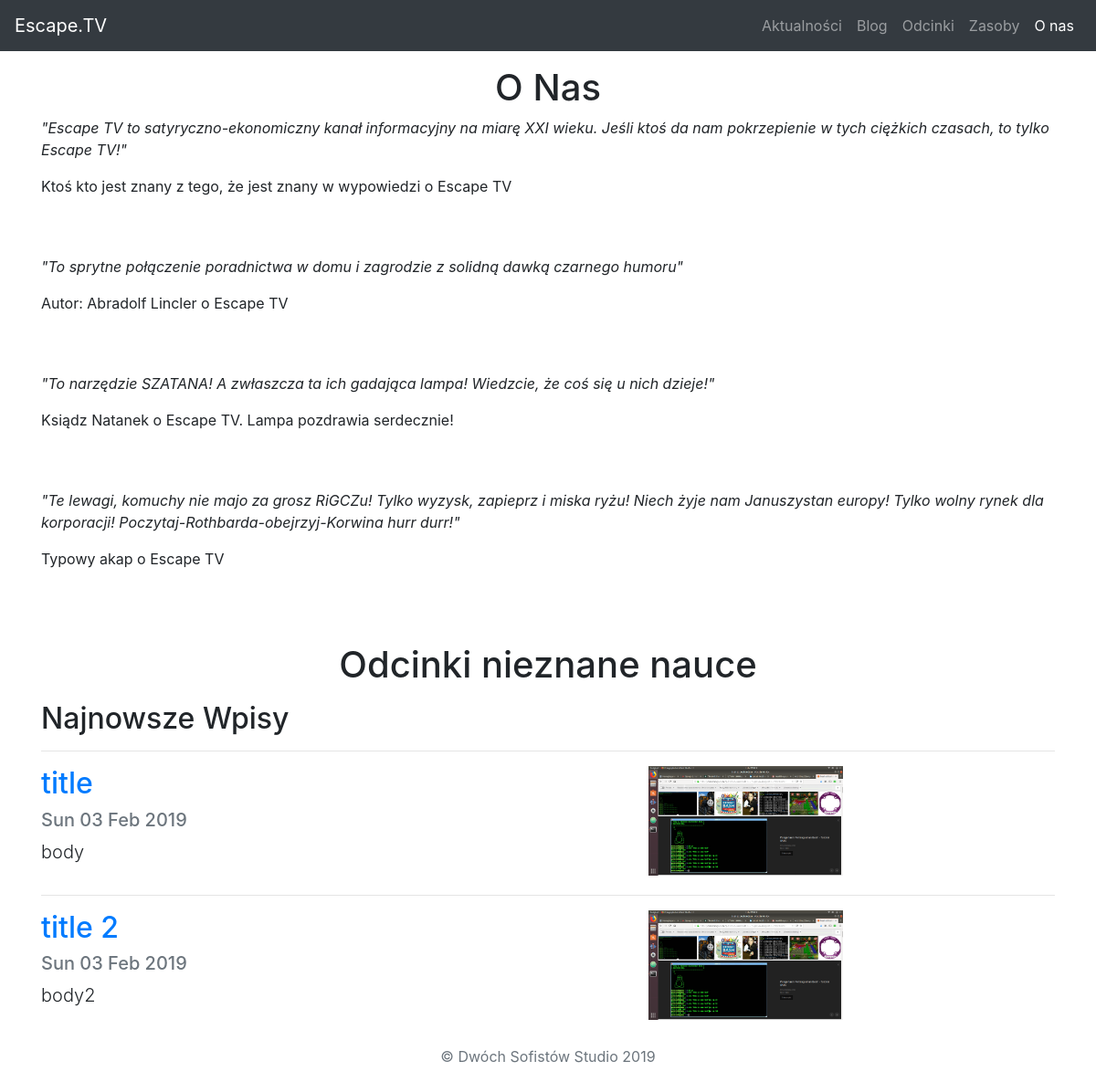
Page /about/ on the earlier database version.
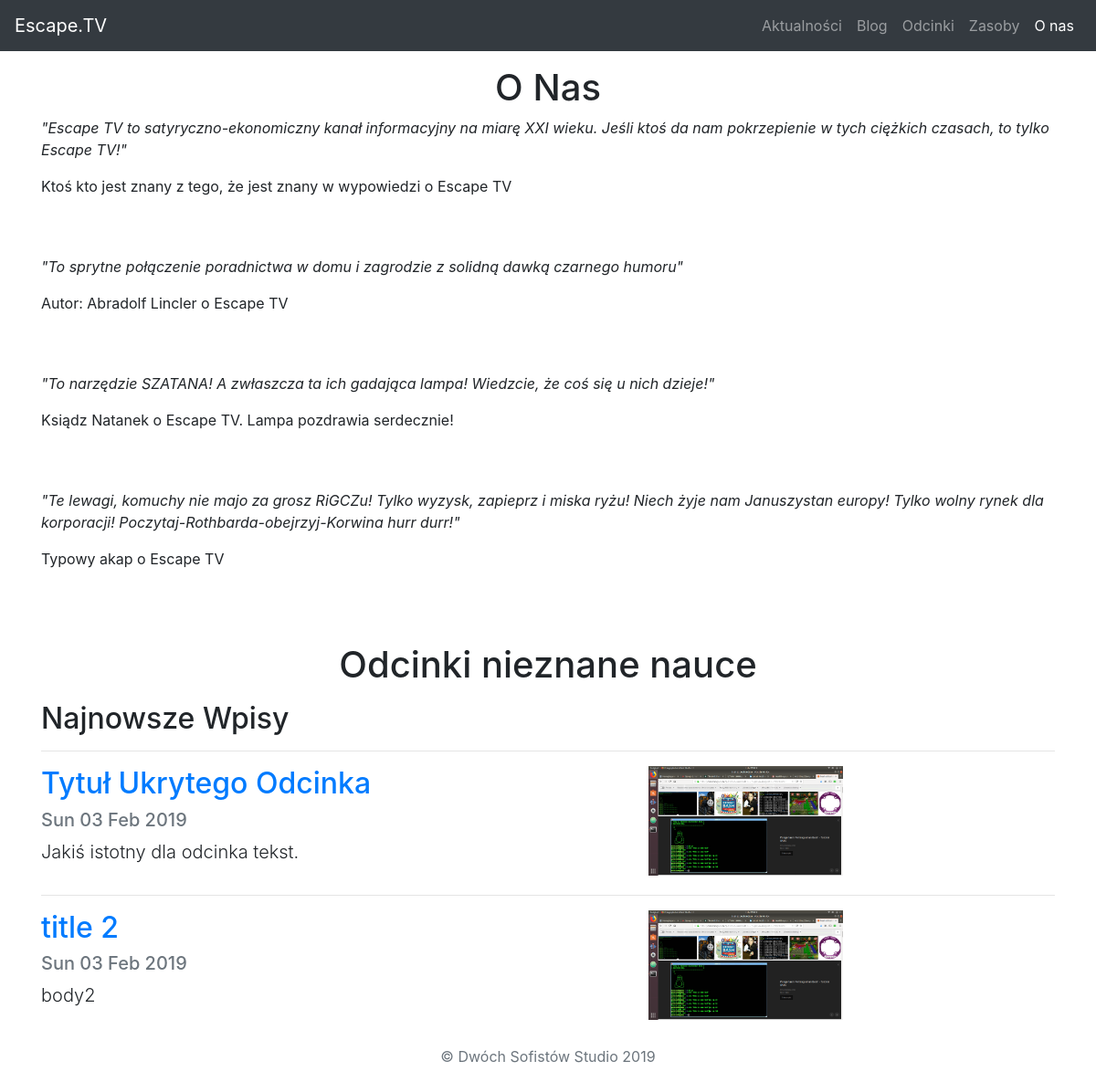
Same page on the later database version.
### episodes/models.py (models this page shows, shortened)
class HiddenEpisode(models.Model):
    title = models.CharField(max_length=200)
    pubdate = models.DateTimeField()
    body = models.TextField()
    image = models.ImageField(upload_to='images')
    video = models.CharField(max_length=500)
    skin = models.ImageField(upload_to='images', blank=True, null=True)
    resource1 = models.TextField()
    resource2 = models.TextField()
    link = models.TextField()
    def summary(self):
        return self.body[:110]
    def pubdate_short(self):
        return self.pubdate.strftime('%a %d %b %Y')

### weird/views.py (the view)
# urls.py: path('about/', weird.views.about, name='about'),
def about(request):
    episodes_h = HiddenEpisode.objects
    return render(request, 'about.html', {'episodes':episodes_h})

### weird/templates/about.html (shortened to what this page needs)
<!doctype html>
<html lang="en">
  {% load staticfiles %}
  <head>
    <link rel="stylesheet" href="https://stackpath.bootstrapcdn.com/bootstrap/4.1.3/css/bootstrap.min.css">
  </head>
  <body>
    <header>
      <nav class="navbar navbar-expand-lg navbar-dark bg-dark">
        <a class="navbar-brand" href="{% url 'home' %}">Escape.TV</a>
        <div class="collapse navbar-collapse" id="navbarNav">
          <ul class="navbar-nav ml-auto">
            <li class="nav-item">
              <a class="nav-link" href="{% url 'home' %}">Aktualności</a>
            </li>
            <li class="nav-item">
              <a class="nav-link" href="{% url 'blogmenu' %}">Blog</a>
            </li>
            <li class="nav-item">
              <a class="nav-link" href="{% url 'episodemenu' %}">Odcinki</a>
            </li>
            <li class="nav-item">
              <a class="nav-link" href="{% url 'resourcemenu' %}">Zasoby</a>
            </li>
            <li class="nav-item">
              <a class="nav-link active" href="{% url 'about' %}">O nas</a>
            </li>
          </ul>
        </div>
      </nav>
    </header>
    <main role="main">
      <div class="container">
        <h1 class="text-center pt-3">O Nas</h1>
        <p><i> "Escape TV to satyryczno-ekonomiczny kanał informacyjny na miarę XXI wieku.
            Jeśli ktoś da nam pokrzepienie w tych ciężkich czasach, to tylko Escape TV!" </i></p>
            <blockquote>Ktoś kto jest znany z tego, że jest znany w wypowiedzi o Escape TV</blockquote><br><br>
        <p><i> "To sprytne połączenie poradnictwa w domu i zagrodzie z solidną dawką czarnego humoru" </i></p>
            <blockquote>Autor: Abradolf Lincler o Escape TV</blockquote><br><br>
        <p><i> "To narzędzie SZATANA! A zwłaszcza ta ich gadająca lampa! Wiedzcie, że coś się  u nich dzieje!" </i></p>
            <blockquote>Ksiądz Natanek o Escape TV. Lampa pozdrawia serdecznie!</blockquote><br><br>
        <p><i> "Te lewagi, komuchy nie majo za grosz RiGCZu! Tylko wyzysk, zapieprz i miska ryżu!
                Niech żyje nam Januszystan europy! Tylko wolny rynek dla korporacji!
                Poczytaj-Rothbarda-obejrzyj-Korwina hurr durr!" </i></p>
            <blockquote>Typowy akap o Escape TV</blockquote><br><br>
      </div>
      <div class="container marketing">
        <h1 class="text-center pt-3">Odcinki nieznane nauce</h1>
        <h2 class="pt-2">Najnowsze Wpisy</h2>
        {% for episode in episodes.all %}
          <hr class="featurette-divider">
           <div class="row featurette">
             <div class="col-md-7">
               <a href="{% url 'detailep' episode.id %}"><h2 class="featurette-heading">{{ episode.title }}</h2></a> <h5 class="text-muted">{{ episode.pubdate_short }}</h5>
               <p class="lead">{{ episode.summary }}</p>
             </div>
             <div class="col-md-5">
               <a href="{% url 'episode' episode.id %}"><img class="featurette-image" src="{{ episode.image.url }}" height="120px" /></a>
             </div>
           </div>
        {% endfor %}
      </div>
    </main>
    <br/>
    <footer class="text-muted">
      <div class="container text-center">
        <p> &copy; Dwóch Sofistów Studio {% now "Y" %}</p>
      </div>
    </footer>
  </body>
</html>

Differences in the rows shown:
changed HiddenEpisode: title "title" → "Tytuł Ukrytego Odcinka"; summary "body" → "Jakiś istotny dla odcinka tekst."
